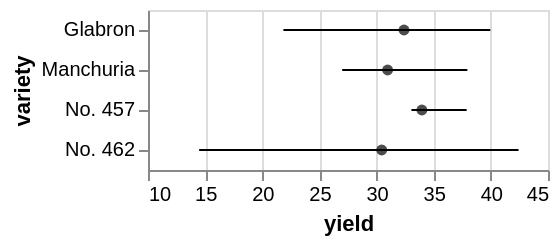

The Vega-Lite source for this figure:
### Vega specification from a JSON file in a GitHub repository (floating-point values rounded to 4 significant figures)
{"$schema": "https://vega.github.io/schema/vega/v4.json", "autosize": "pad", "padding": 5, "width": 200, "style": "cell", "data": [{"name": "source_0", "values": [{"yield_error": 7.552, "yield_error2": -10.55, "yield_center": 32.4, "variety": "Glabron"}, {"yield_error": 6.978, "yield_error2": -3.978, "yield_center": 30.97, "variety": "Manchuria"}, {"yield_error": 3.917, "yield_error2": -0.9167, "yield_center": 33.97, "variety": "No. 457"}, {"yield_error": 11.97, "yield_error2": -15.97, "yield_center": 30.45, "variety": "No. 462"}]}, {"name": "data_1", "source": "source_0", "transform": [{"type": "formula", "expr": "datum.yield_center + datum.yield_error", "as": "upper_yield_center"}, {"type": "formula", "expr": "datum.yield_center + datum.yield_error2", "as": "lower_yield_center"}]}], "signals": [{"name": "y_step", "value": 20}, {"name": "height", "update": "bandspace(domain('y').length, 0, 0) * y_step"}], "marks": [{"name": "layer_0_layer_0_marks", "type": "rule", "style": ["rule", "errorbar-rule"], "from": {"data": "data_1"}, "encode": {"update": {"stroke": [{"test": "datum[\"lower_yield_center\"] === null || isNaN(datum[\"lower_yield_center\"])", "value": null}, {"value": "black"}], "tooltip": {"signal": "{\"yield\": format(datum[\"lower_yield_center\"], \"\"), \"upper_yield_center\": format(datum[\"upper_yield_center\"], \"\"), \"variety\": ''+datum[\"variety\"]}"}, "x": {"scale": "x", "field": "lower_yield_center"}, "y": {"scale": "y", "field": "variety", "band": 0.5}, "x2": {"scale": "x", "field": "upper_yield_center"}}}}, {"name": "layer_1_marks", "type": "symbol", "style": ["point"], "from": {"data": "source_0"}, "encode": {"update": {"opacity": {"value": 0.7}, "fill": [{"test": "datum[\"yield_center\"] === null || isNaN(datum[\"yield_center\"])", "value": null}, {"value": "black"}], "tooltip": {"signal": "{\"yield_center\": format(datum[\"yield_center\"], \"\"), \"variety\": ''+datum[\"variety\"]}"}, "x": {"scale": "x", "field": "yield_center"}, "y": {"scale": "y", "field": "variety", "band": 0.5}}}}], "scales": [{"name": "x", "type": "linear", "domain": {"fields": [{"data": "data_1", "field": "lower_yield_center"}, {"data": "data_1", "field": "upper_yield_center"}, {"data": "source_0", "field": "yield_center"}]}, "range": [0, {"signal": "width"}], "zero": false, "nice": true, "padding": 5}, {"name": "y", "type": "band", "domain": {"fields": [{"data": "data_1", "field": "variety"}, {"data": "source_0", "field": "variety"}], "sort": true}, "range": {"step": {"signal": "y_step"}}, "paddingInner": 0, "paddingOuter": 0}], "axes": [{"scale": "x", "orient": "bottom", "grid": false, "title": "yield", "labelFlush": true, "labelOverlap": true, "tickCount": {"signal": "ceil(width/40)"}, "zindex": 1}, {"scale": "x", "orient": "bottom", "gridScale": "y", "grid": true, "tickCount": {"signal": "ceil(width/40)"}, "domain": false, "labels": false, "maxExtent": 0, "minExtent": 0, "ticks": false, "zindex": 0}, {"scale": "y", "orient": "left", "grid": false, "title": "variety", "labelOverlap": true, "zindex": 1}], "config": {"axisY": {"minExtent": 30}}}
